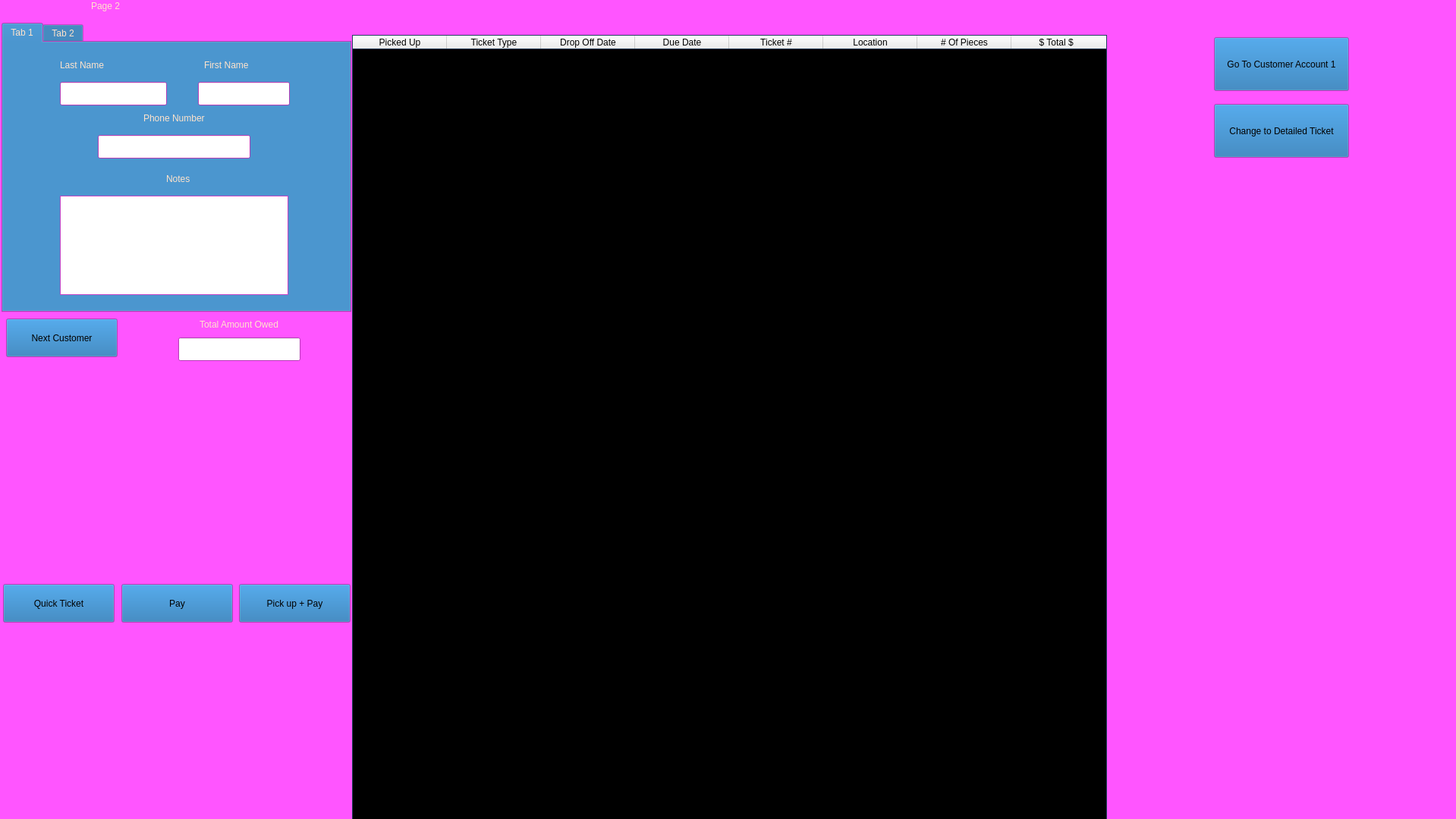
<?xml version="1.0" encoding="UTF-8"?>
<ui version="4.0">
 <class>CustomerAccount2</class>
 <widget class="QMainWindow" name="CustomerAccount2">
  <property name="geometry">
   <rect>
    <x>0</x>
    <y>0</y>
    <width>1919</width>
    <height>1080</height>
   </rect>
  </property>
  <property name="palette">
   <palette>
    <active>
     <colorrole role="WindowText">
      <brush brushstyle="SolidPattern">
       <color alpha="255">
        <red>255</red>
        <green>227</green>
        <blue>203</blue>
       </color>
      </brush>
     </colorrole>
     <colorrole role="Button">
      <brush brushstyle="SolidPattern">
       <color alpha="255">
        <red>26</red>
        <green>110</green>
        <blue>175</blue>
       </color>
      </brush>
     </colorrole>
     <colorrole role="Light">
      <brush brushstyle="SolidPattern">
       <color alpha="255">
        <red>136</red>
        <green>136</green>
        <blue>136</blue>
       </color>
      </brush>
     </colorrole>
     <colorrole role="Text">
      <brush brushstyle="SolidPattern">
       <color alpha="255">
        <red>255</red>
        <green>227</green>
        <blue>203</blue>
       </color>
      </brush>
     </colorrole>
     <colorrole role="ButtonText">
      <brush brushstyle="SolidPattern">
       <color alpha="255">
        <red>255</red>
        <green>227</green>
        <blue>203</blue>
       </color>
      </brush>
     </colorrole>
     <colorrole role="Base">
      <brush brushstyle="SolidPattern">
       <color alpha="255">
        <red>0</red>
        <green>0</green>
        <blue>0</blue>
       </color>
      </brush>
     </colorrole>
     <colorrole role="Window">
      <brush brushstyle="SolidPattern">
       <color alpha="255">
        <red>120</red>
        <green>131</green>
        <blue>170</blue>
       </color>
      </brush>
     </colorrole>
     <colorrole role="Shadow">
      <brush brushstyle="SolidPattern">
       <color alpha="255">
        <red>255</red>
        <green>227</green>
        <blue>203</blue>
       </color>
      </brush>
     </colorrole>
     <colorrole role="HighlightedText">
      <brush brushstyle="SolidPattern">
       <color alpha="255">
        <red>255</red>
        <green>227</green>
        <blue>203</blue>
       </color>
      </brush>
     </colorrole>
     <colorrole role="ToolTipBase">
      <brush brushstyle="SolidPattern">
       <color alpha="255">
        <red>255</red>
        <green>255</green>
        <blue>255</blue>
       </color>
      </brush>
     </colorrole>
     <colorrole role="ToolTipText">
      <brush brushstyle="SolidPattern">
       <color alpha="255">
        <red>255</red>
        <green>255</green>
        <blue>255</blue>
       </color>
      </brush>
     </colorrole>
     <colorrole role="PlaceholderText">
      <brush brushstyle="SolidPattern">
       <color alpha="128">
        <red>85</red>
        <green>0</green>
        <blue>255</blue>
       </color>
      </brush>
     </colorrole>
    </active>
    <inactive>
     <colorrole role="WindowText">
      <brush brushstyle="SolidPattern">
       <color alpha="255">
        <red>255</red>
        <green>227</green>
        <blue>203</blue>
       </color>
      </brush>
     </colorrole>
     <colorrole role="Button">
      <brush brushstyle="SolidPattern">
       <color alpha="255">
        <red>26</red>
        <green>110</green>
        <blue>175</blue>
       </color>
      </brush>
     </colorrole>
     <colorrole role="Window">
      <brush brushstyle="SolidPattern">
       <color alpha="255">
        <red>255</red>
        <green>85</green>
        <blue>255</blue>
       </color>
      </brush>
     </colorrole>
     <colorrole role="HighlightedText">
      <brush brushstyle="SolidPattern">
       <color alpha="255">
        <red>255</red>
        <green>227</green>
        <blue>203</blue>
       </color>
      </brush>
     </colorrole>
     <colorrole role="ToolTipBase">
      <brush brushstyle="SolidPattern">
       <color alpha="255">
        <red>255</red>
        <green>255</green>
        <blue>255</blue>
       </color>
      </brush>
     </colorrole>
    </inactive>
    <disabled>
     <colorrole role="Text">
      <brush brushstyle="SolidPattern">
       <color alpha="255">
        <red>255</red>
        <green>255</green>
        <blue>255</blue>
       </color>
      </brush>
     </colorrole>
     <colorrole role="ButtonText">
      <brush brushstyle="SolidPattern">
       <color alpha="255">
        <red>255</red>
        <green>255</green>
        <blue>255</blue>
       </color>
      </brush>
     </colorrole>
     <colorrole role="HighlightedText">
      <brush brushstyle="SolidPattern">
       <color alpha="255">
        <red>255</red>
        <green>227</green>
        <blue>203</blue>
       </color>
      </brush>
     </colorrole>
    </disabled>
   </palette>
  </property>
  <property name="windowTitle">
   <string>MainWindow</string>
  </property>
  <widget class="QWidget" name="centralwidget">
   <widget class="QStackedWidget" name="pageswidget">
    <property name="geometry">
     <rect>
      <x>0</x>
      <y>0</y>
      <width>1920</width>
      <height>1080</height>
     </rect>
    </property>
    <property name="currentIndex">
     <number>1</number>
    </property>
    <widget class="QWidget" name="page1">
     <widget class="QPushButton" name="puandpbutton">
      <property name="geometry">
       <rect>
        <x>315</x>
        <y>770</y>
        <width>147</width>
        <height>51</height>
       </rect>
      </property>
      <property name="text">
       <string>Pick up + Pay</string>
      </property>
     </widget>
     <widget class="QPushButton" name="paybutton">
      <property name="geometry">
       <rect>
        <x>160</x>
        <y>770</y>
        <width>147</width>
        <height>51</height>
       </rect>
      </property>
      <property name="text">
       <string>Pay</string>
      </property>
     </widget>
     <widget class="QPushButton" name="qtbutton">
      <property name="geometry">
       <rect>
        <x>4</x>
        <y>770</y>
        <width>147</width>
        <height>51</height>
       </rect>
      </property>
      <property name="text">
       <string>Quick Ticket</string>
      </property>
     </widget>
     <widget class="QTabWidget" name="tabWidget">
      <property name="geometry">
       <rect>
        <x>2</x>
        <y>30</y>
        <width>461</width>
        <height>382</height>
       </rect>
      </property>
      <property name="currentIndex">
       <number>0</number>
      </property>
      <widget class="QWidget" name="tab1">
       <attribute name="title">
        <string>Tab 1</string>
       </attribute>
       <widget class="QLabel" name="FirstName">
        <property name="geometry">
         <rect>
          <x>265</x>
          <y>22</y>
          <width>71</width>
          <height>16</height>
         </rect>
        </property>
        <property name="text">
         <string>First Name</string>
        </property>
       </widget>
       <widget class="QLabel" name="PhoneNumber">
        <property name="geometry">
         <rect>
          <x>185</x>
          <y>92</y>
          <width>81</width>
          <height>16</height>
         </rect>
        </property>
        <property name="text">
         <string>Phone Number</string>
        </property>
       </widget>
       <widget class="QLineEdit" name="LastNameInput">
        <property name="geometry">
         <rect>
          <x>75</x>
          <y>52</y>
          <width>141</width>
          <height>31</height>
         </rect>
        </property>
       </widget>
       <widget class="QPlainTextEdit" name="NotesInput">
        <property name="geometry">
         <rect>
          <x>75</x>
          <y>202</y>
          <width>301</width>
          <height>131</height>
         </rect>
        </property>
       </widget>
       <widget class="QLineEdit" name="PhoneNumberInput">
        <property name="geometry">
         <rect>
          <x>125</x>
          <y>122</y>
          <width>201</width>
          <height>31</height>
         </rect>
        </property>
       </widget>
       <widget class="QLabel" name="LastName">
        <property name="geometry">
         <rect>
          <x>75</x>
          <y>22</y>
          <width>61</width>
          <height>16</height>
         </rect>
        </property>
        <property name="text">
         <string>Last Name</string>
        </property>
       </widget>
       <widget class="QLineEdit" name="FirstNameInput">
        <property name="geometry">
         <rect>
          <x>257</x>
          <y>52</y>
          <width>121</width>
          <height>31</height>
         </rect>
        </property>
       </widget>
       <widget class="QLabel" name="Notes">
        <property name="geometry">
         <rect>
          <x>215</x>
          <y>172</y>
          <width>49</width>
          <height>16</height>
         </rect>
        </property>
        <property name="text">
         <string>Notes</string>
        </property>
       </widget>
       <widget class="QLabel" name="label_2">
        <property name="geometry">
         <rect>
          <x>49</x>
          <y>93</y>
          <width>70</width>
          <height>98</height>
         </rect>
        </property>
        <property name="text">
         <string/>
        </property>
        <property name="pixmap">
         <pixmap resource="../PyFiles2/resources/resources.qrc">:/images/hangerleft.png</pixmap>
        </property>
        <property name="scaledContents">
         <bool>true</bool>
        </property>
       </widget>
       <widget class="QLabel" name="label">
        <property name="geometry">
         <rect>
          <x>332</x>
          <y>92</y>
          <width>75</width>
          <height>100</height>
         </rect>
        </property>
        <property name="text">
         <string/>
        </property>
        <property name="pixmap">
         <pixmap resource="../PyFiles2/resources/resources.qrc">:/images/hangeronlyright.png</pixmap>
        </property>
        <property name="scaledContents">
         <bool>true</bool>
        </property>
       </widget>
      </widget>
      <widget class="QWidget" name="tab_2">
       <attribute name="title">
        <string>Tab 2</string>
       </attribute>
       <widget class="QLabel" name="Notes_3">
        <property name="geometry">
         <rect>
          <x>215</x>
          <y>172</y>
          <width>49</width>
          <height>16</height>
         </rect>
        </property>
        <property name="text">
         <string>Notes</string>
        </property>
       </widget>
       <widget class="QLabel" name="LastName_3">
        <property name="geometry">
         <rect>
          <x>75</x>
          <y>22</y>
          <width>61</width>
          <height>16</height>
         </rect>
        </property>
        <property name="text">
         <string>Last Name</string>
        </property>
       </widget>
       <widget class="QLabel" name="FirstName_3">
        <property name="geometry">
         <rect>
          <x>265</x>
          <y>22</y>
          <width>71</width>
          <height>16</height>
         </rect>
        </property>
        <property name="text">
         <string>First Name</string>
        </property>
       </widget>
       <widget class="QPlainTextEdit" name="NotesInput_3">
        <property name="geometry">
         <rect>
          <x>75</x>
          <y>202</y>
          <width>301</width>
          <height>131</height>
         </rect>
        </property>
       </widget>
       <widget class="QLabel" name="label_7">
        <property name="geometry">
         <rect>
          <x>49</x>
          <y>93</y>
          <width>70</width>
          <height>98</height>
         </rect>
        </property>
        <property name="text">
         <string/>
        </property>
        <property name="pixmap">
         <pixmap resource="../PyFiles2/resources/resources.qrc">:/images/hangerleft.png</pixmap>
        </property>
        <property name="scaledContents">
         <bool>true</bool>
        </property>
       </widget>
       <widget class="QLabel" name="label_9">
        <property name="geometry">
         <rect>
          <x>332</x>
          <y>92</y>
          <width>75</width>
          <height>100</height>
         </rect>
        </property>
        <property name="text">
         <string/>
        </property>
        <property name="pixmap">
         <pixmap resource="../PyFiles2/resources/resources.qrc">:/images/hangeronlyright.png</pixmap>
        </property>
        <property name="scaledContents">
         <bool>true</bool>
        </property>
       </widget>
       <widget class="QLineEdit" name="LastNameInput_3">
        <property name="geometry">
         <rect>
          <x>75</x>
          <y>52</y>
          <width>141</width>
          <height>31</height>
         </rect>
        </property>
       </widget>
       <widget class="QLineEdit" name="PhoneNumberInput_3">
        <property name="geometry">
         <rect>
          <x>125</x>
          <y>122</y>
          <width>201</width>
          <height>31</height>
         </rect>
        </property>
       </widget>
       <widget class="QLabel" name="PhoneNumber_3">
        <property name="geometry">
         <rect>
          <x>185</x>
          <y>92</y>
          <width>81</width>
          <height>16</height>
         </rect>
        </property>
        <property name="text">
         <string>Phone Number</string>
        </property>
       </widget>
       <widget class="QLineEdit" name="FirstNameInput_3">
        <property name="geometry">
         <rect>
          <x>257</x>
          <y>52</y>
          <width>121</width>
          <height>31</height>
         </rect>
        </property>
       </widget>
      </widget>
     </widget>
     <widget class="QLabel" name="label_17">
      <property name="geometry">
       <rect>
        <x>120</x>
        <y>0</y>
        <width>49</width>
        <height>16</height>
       </rect>
      </property>
      <property name="text">
       <string>Page 1</string>
      </property>
     </widget>
     <widget class="QPushButton" name="ncbutton">
      <property name="geometry">
       <rect>
        <x>8</x>
        <y>420</y>
        <width>147</width>
        <height>51</height>
       </rect>
      </property>
      <property name="text">
       <string>Next Customer</string>
      </property>
     </widget>
     <widget class="QPushButton" name="pushButton_16">
      <property name="geometry">
       <rect>
        <x>1600</x>
        <y>49</y>
        <width>178</width>
        <height>71</height>
       </rect>
      </property>
      <property name="text">
       <string>Go To Customer Account 2</string>
      </property>
     </widget>
     <widget class="QWidget" name="gridLayoutWidget_2">
      <property name="geometry">
       <rect>
        <x>5</x>
        <y>481</y>
        <width>456</width>
        <height>292</height>
       </rect>
      </property>
      <layout class="QGridLayout" name="tickettypebuttongrid"/>
     </widget>
     <widget class="QTableWidget" name="ctlist">
      <property name="geometry">
       <rect>
        <x>464</x>
        <y>46</y>
        <width>995</width>
        <height>1040</height>
       </rect>
      </property>
      <property name="sizePolicy">
       <sizepolicy hsizetype="Expanding" vsizetype="Expanding">
        <horstretch>0</horstretch>
        <verstretch>0</verstretch>
       </sizepolicy>
      </property>
      <property name="autoFillBackground">
       <bool>false</bool>
      </property>
      <property name="frameShape">
       <enum>QFrame::Shape::StyledPanel</enum>
      </property>
      <property name="frameShadow">
       <enum>QFrame::Shadow::Sunken</enum>
      </property>
      <property name="lineWidth">
       <number>0</number>
      </property>
      <property name="midLineWidth">
       <number>0</number>
      </property>
      <property name="selectionBehavior">
       <enum>QAbstractItemView::SelectionBehavior::SelectRows</enum>
      </property>
      <property name="iconSize">
       <size>
        <width>50</width>
        <height>50</height>
       </size>
      </property>
      <property name="showGrid">
       <bool>false</bool>
      </property>
      <property name="sortingEnabled">
       <bool>true</bool>
      </property>
      <attribute name="horizontalHeaderCascadingSectionResizes">
       <bool>false</bool>
      </attribute>
      <attribute name="horizontalHeaderDefaultSectionSize">
       <number>124</number>
      </attribute>
      <attribute name="horizontalHeaderShowSortIndicator" stdset="0">
       <bool>true</bool>
      </attribute>
      <attribute name="horizontalHeaderStretchLastSection">
       <bool>true</bool>
      </attribute>
      <column>
       <property name="text">
        <string>Picked Up</string>
       </property>
       <property name="icon">
        <iconset>
         <normalon>:/images/Logo2.jpg</normalon>
        </iconset>
       </property>
      </column>
      <column>
       <property name="text">
        <string>Ticket Type</string>
       </property>
      </column>
      <column>
       <property name="text">
        <string>Drop Off Date</string>
       </property>
      </column>
      <column>
       <property name="text">
        <string>Due Date</string>
       </property>
      </column>
      <column>
       <property name="text">
        <string>Ticket #</string>
       </property>
      </column>
      <column>
       <property name="text">
        <string>Location</string>
       </property>
      </column>
      <column>
       <property name="text">
        <string># Of Pieces</string>
       </property>
      </column>
      <column>
       <property name="text">
        <string>$ Total $  </string>
       </property>
       <property name="font">
        <font>
         <bold>false</bold>
        </font>
       </property>
      </column>
     </widget>
     <widget class="QPushButton" name="changetodetailedticket_2">
      <property name="geometry">
       <rect>
        <x>1600</x>
        <y>137</y>
        <width>178</width>
        <height>71</height>
       </rect>
      </property>
      <property name="text">
       <string>Change to Detailed Ticket</string>
      </property>
     </widget>
     <widget class="QLineEdit" name="totalowed">
      <property name="geometry">
       <rect>
        <x>235</x>
        <y>445</y>
        <width>161</width>
        <height>31</height>
       </rect>
      </property>
     </widget>
     <widget class="QLabel" name="totalowedlabel">
      <property name="geometry">
       <rect>
        <x>263</x>
        <y>420</y>
        <width>111</width>
        <height>16</height>
       </rect>
      </property>
      <property name="text">
       <string>Total Amount Owed</string>
      </property>
     </widget>
     <widget class="QLabel" name="label_3">
      <property name="geometry">
       <rect>
        <x>0</x>
        <y>822</y>
        <width>465</width>
        <height>287</height>
       </rect>
      </property>
      <property name="text">
       <string/>
      </property>
      <property name="pixmap">
       <pixmap resource="../PyFiles2/resources/resources.qrc">:/images/Logo2.jpg</pixmap>
      </property>
      <property name="scaledContents">
       <bool>true</bool>
      </property>
     </widget>
     <widget class="QLabel" name="label_4">
      <property name="geometry">
       <rect>
        <x>1456</x>
        <y>822</y>
        <width>465</width>
        <height>287</height>
       </rect>
      </property>
      <property name="text">
       <string/>
      </property>
      <property name="pixmap">
       <pixmap resource="../PyFiles2/resources/resources.qrc">:/images/Logo2.jpg</pixmap>
      </property>
      <property name="scaledContents">
       <bool>true</bool>
      </property>
     </widget>
     <zorder>puandpbutton</zorder>
     <zorder>paybutton</zorder>
     <zorder>qtbutton</zorder>
     <zorder>tabWidget</zorder>
     <zorder>label_17</zorder>
     <zorder>ncbutton</zorder>
     <zorder>pushButton_16</zorder>
     <zorder>gridLayoutWidget_2</zorder>
     <zorder>changetodetailedticket_2</zorder>
     <zorder>totalowed</zorder>
     <zorder>totalowedlabel</zorder>
     <zorder>label_3</zorder>
     <zorder>ctlist</zorder>
     <zorder>label_4</zorder>
    </widget>
    <widget class="QWidget" name="page_2">
     <widget class="QTabWidget" name="tabWidget_2">
      <property name="geometry">
       <rect>
        <x>2</x>
        <y>30</y>
        <width>461</width>
        <height>382</height>
       </rect>
      </property>
      <property name="currentIndex">
       <number>0</number>
      </property>
      <widget class="QWidget" name="tab_3">
       <attribute name="title">
        <string>Tab 1</string>
       </attribute>
       <widget class="QLabel" name="FirstName_2">
        <property name="geometry">
         <rect>
          <x>265</x>
          <y>22</y>
          <width>71</width>
          <height>16</height>
         </rect>
        </property>
        <property name="text">
         <string>First Name</string>
        </property>
       </widget>
       <widget class="QLabel" name="PhoneNumber_2">
        <property name="geometry">
         <rect>
          <x>185</x>
          <y>92</y>
          <width>81</width>
          <height>16</height>
         </rect>
        </property>
        <property name="text">
         <string>Phone Number</string>
        </property>
       </widget>
       <widget class="QLineEdit" name="LastNameInput_2">
        <property name="geometry">
         <rect>
          <x>75</x>
          <y>52</y>
          <width>141</width>
          <height>31</height>
         </rect>
        </property>
       </widget>
       <widget class="QPlainTextEdit" name="NotesInput_2">
        <property name="geometry">
         <rect>
          <x>75</x>
          <y>202</y>
          <width>301</width>
          <height>131</height>
         </rect>
        </property>
       </widget>
       <widget class="QLineEdit" name="PhoneNumberInput_2">
        <property name="geometry">
         <rect>
          <x>125</x>
          <y>122</y>
          <width>201</width>
          <height>31</height>
         </rect>
        </property>
       </widget>
       <widget class="QLabel" name="LastName_2">
        <property name="geometry">
         <rect>
          <x>75</x>
          <y>22</y>
          <width>61</width>
          <height>16</height>
         </rect>
        </property>
        <property name="text">
         <string>Last Name</string>
        </property>
       </widget>
       <widget class="QLineEdit" name="FirstNameInput_2">
        <property name="geometry">
         <rect>
          <x>257</x>
          <y>52</y>
          <width>121</width>
          <height>31</height>
         </rect>
        </property>
       </widget>
       <widget class="QLabel" name="Notes_2">
        <property name="geometry">
         <rect>
          <x>215</x>
          <y>172</y>
          <width>49</width>
          <height>16</height>
         </rect>
        </property>
        <property name="text">
         <string>Notes</string>
        </property>
       </widget>
       <widget class="QLabel" name="label_8">
        <property name="geometry">
         <rect>
          <x>332</x>
          <y>92</y>
          <width>75</width>
          <height>100</height>
         </rect>
        </property>
        <property name="text">
         <string/>
        </property>
        <property name="pixmap">
         <pixmap resource="../PyFiles2/resources/resources.qrc">:/images/hangeronlyright.png</pixmap>
        </property>
        <property name="scaledContents">
         <bool>true</bool>
        </property>
       </widget>
       <widget class="QLabel" name="label_10">
        <property name="geometry">
         <rect>
          <x>49</x>
          <y>93</y>
          <width>70</width>
          <height>98</height>
         </rect>
        </property>
        <property name="text">
         <string/>
        </property>
        <property name="pixmap">
         <pixmap resource="../PyFiles2/resources/resources.qrc">:/images/hangerleft.png</pixmap>
        </property>
        <property name="scaledContents">
         <bool>true</bool>
        </property>
       </widget>
      </widget>
      <widget class="QWidget" name="tab_4">
       <attribute name="title">
        <string>Tab 2</string>
       </attribute>
       <widget class="QLineEdit" name="lineEdit_16">
        <property name="geometry">
         <rect>
          <x>48</x>
          <y>785</y>
          <width>141</width>
          <height>31</height>
         </rect>
        </property>
       </widget>
       <widget class="QLineEdit" name="lineEdit_17">
        <property name="geometry">
         <rect>
          <x>98</x>
          <y>855</y>
          <width>201</width>
          <height>31</height>
         </rect>
        </property>
       </widget>
       <widget class="QLabel" name="label_16">
        <property name="geometry">
         <rect>
          <x>238</x>
          <y>755</y>
          <width>71</width>
          <height>16</height>
         </rect>
        </property>
        <property name="text">
         <string>First Name</string>
        </property>
       </widget>
       <widget class="QLineEdit" name="lineEdit_18">
        <property name="geometry">
         <rect>
          <x>230</x>
          <y>785</y>
          <width>121</width>
          <height>31</height>
         </rect>
        </property>
       </widget>
      </widget>
     </widget>
     <widget class="QPushButton" name="puandpbutton_2">
      <property name="geometry">
       <rect>
        <x>315</x>
        <y>770</y>
        <width>147</width>
        <height>51</height>
       </rect>
      </property>
      <property name="text">
       <string>Pick up + Pay</string>
      </property>
     </widget>
     <widget class="QPushButton" name="qtbutton_2">
      <property name="geometry">
       <rect>
        <x>4</x>
        <y>770</y>
        <width>147</width>
        <height>51</height>
       </rect>
      </property>
      <property name="text">
       <string>Quick Ticket</string>
      </property>
     </widget>
     <widget class="QPushButton" name="paybutton_2">
      <property name="geometry">
       <rect>
        <x>160</x>
        <y>770</y>
        <width>147</width>
        <height>51</height>
       </rect>
      </property>
      <property name="text">
       <string>Pay</string>
      </property>
     </widget>
     <widget class="QLabel" name="label_18">
      <property name="geometry">
       <rect>
        <x>120</x>
        <y>0</y>
        <width>49</width>
        <height>16</height>
       </rect>
      </property>
      <property name="text">
       <string>Page 2</string>
      </property>
     </widget>
     <widget class="QPushButton" name="ncbutton_2">
      <property name="geometry">
       <rect>
        <x>8</x>
        <y>420</y>
        <width>147</width>
        <height>51</height>
       </rect>
      </property>
      <property name="text">
       <string>Next Customer</string>
      </property>
     </widget>
     <widget class="QPushButton" name="pushButton_3">
      <property name="geometry">
       <rect>
        <x>1600</x>
        <y>49</y>
        <width>178</width>
        <height>71</height>
       </rect>
      </property>
      <property name="text">
       <string>Go To Customer Account 1</string>
      </property>
     </widget>
     <widget class="QWidget" name="gridLayoutWidget">
      <property name="geometry">
       <rect>
        <x>5</x>
        <y>481</y>
        <width>456</width>
        <height>292</height>
       </rect>
      </property>
      <layout class="QGridLayout" name="tickettypebuttongrid_2" rowminimumheight="0" columnminimumwidth="0">
       <property name="sizeConstraint">
        <enum>QLayout::SizeConstraint::SetMinimumSize</enum>
       </property>
       <property name="leftMargin">
        <number>1</number>
       </property>
       <property name="topMargin">
        <number>1</number>
       </property>
       <property name="rightMargin">
        <number>1</number>
       </property>
       <property name="bottomMargin">
        <number>1</number>
       </property>
      </layout>
     </widget>
     <widget class="QTableWidget" name="ctlist_2">
      <property name="geometry">
       <rect>
        <x>464</x>
        <y>46</y>
        <width>995</width>
        <height>1040</height>
       </rect>
      </property>
      <property name="sizePolicy">
       <sizepolicy hsizetype="Preferred" vsizetype="Preferred">
        <horstretch>0</horstretch>
        <verstretch>0</verstretch>
       </sizepolicy>
      </property>
      <property name="palette">
       <palette>
        <active>
         <colorrole role="WindowText">
          <brush brushstyle="SolidPattern">
           <color alpha="255">
            <red>255</red>
            <green>255</green>
            <blue>255</blue>
           </color>
          </brush>
         </colorrole>
         <colorrole role="Dark">
          <brush brushstyle="SolidPattern">
           <color alpha="255">
            <red>0</red>
            <green>0</green>
            <blue>0</blue>
           </color>
          </brush>
         </colorrole>
         <colorrole role="Text">
          <brush brushstyle="SolidPattern">
           <color alpha="255">
            <red>255</red>
            <green>255</green>
            <blue>255</blue>
           </color>
          </brush>
         </colorrole>
         <colorrole role="ButtonText">
          <brush brushstyle="SolidPattern">
           <color alpha="255">
            <red>255</red>
            <green>255</green>
            <blue>255</blue>
           </color>
          </brush>
         </colorrole>
         <colorrole role="Base">
          <brush brushstyle="SolidPattern">
           <color alpha="255">
            <red>0</red>
            <green>0</green>
            <blue>0</blue>
           </color>
          </brush>
         </colorrole>
        </active>
        <inactive>
         <colorrole role="WindowText">
          <brush brushstyle="SolidPattern">
           <color alpha="255">
            <red>255</red>
            <green>255</green>
            <blue>255</blue>
           </color>
          </brush>
         </colorrole>
         <colorrole role="Base">
          <brush brushstyle="SolidPattern">
           <color alpha="255">
            <red>0</red>
            <green>0</green>
            <blue>0</blue>
           </color>
          </brush>
         </colorrole>
         <colorrole role="Window">
          <brush brushstyle="SolidPattern">
           <color alpha="255">
            <red>40</red>
            <green>81</green>
            <blue>121</blue>
           </color>
          </brush>
         </colorrole>
         <colorrole role="Accent">
          <brush brushstyle="SolidPattern">
           <color alpha="255">
            <red>255</red>
            <green>0</green>
            <blue>0</blue>
           </color>
          </brush>
         </colorrole>
        </inactive>
        <disabled>
         <colorrole role="WindowText">
          <brush brushstyle="SolidPattern">
           <color alpha="255">
            <red>255</red>
            <green>255</green>
            <blue>255</blue>
           </color>
          </brush>
         </colorrole>
         <colorrole role="Button">
          <brush brushstyle="SolidPattern">
           <color alpha="255">
            <red>59</red>
            <green>118</green>
            <blue>177</blue>
           </color>
          </brush>
         </colorrole>
         <colorrole role="Base">
          <brush brushstyle="SolidPattern">
           <color alpha="255">
            <red>0</red>
            <green>0</green>
            <blue>0</blue>
           </color>
          </brush>
         </colorrole>
         <colorrole role="AlternateBase">
          <brush brushstyle="SolidPattern">
           <color alpha="255">
            <red>22</red>
            <green>44</green>
            <blue>66</blue>
           </color>
          </brush>
         </colorrole>
         <colorrole role="Accent">
          <brush brushstyle="SolidPattern">
           <color alpha="255">
            <red>255</red>
            <green>0</green>
            <blue>0</blue>
           </color>
          </brush>
         </colorrole>
        </disabled>
       </palette>
      </property>
      <property name="sizeAdjustPolicy">
       <enum>QAbstractScrollArea::SizeAdjustPolicy::AdjustIgnored</enum>
      </property>
      <property name="editTriggers">
       <set>QAbstractItemView::EditTrigger::NoEditTriggers</set>
      </property>
      <property name="showDropIndicator" stdset="0">
       <bool>false</bool>
      </property>
      <property name="dragDropOverwriteMode">
       <bool>false</bool>
      </property>
      <property name="selectionBehavior">
       <enum>QAbstractItemView::SelectionBehavior::SelectRows</enum>
      </property>
      <property name="sortingEnabled">
       <bool>true</bool>
      </property>
      <property name="wordWrap">
       <bool>false</bool>
      </property>
      <property name="cornerButtonEnabled">
       <bool>false</bool>
      </property>
      <attribute name="horizontalHeaderVisible">
       <bool>true</bool>
      </attribute>
      <attribute name="horizontalHeaderDefaultSectionSize">
       <number>124</number>
      </attribute>
      <attribute name="horizontalHeaderStretchLastSection">
       <bool>true</bool>
      </attribute>
      <attribute name="verticalHeaderVisible">
       <bool>false</bool>
      </attribute>
      <column>
       <property name="text">
        <string>Picked Up</string>
       </property>
       <property name="icon">
        <iconset resource="../PyFiles2/resources/resources.qrc">
         <normaloff>:/images/Logo2.jpg</normaloff>:/images/Logo2.jpg</iconset>
       </property>
      </column>
      <column>
       <property name="text">
        <string>Ticket Type</string>
       </property>
      </column>
      <column>
       <property name="text">
        <string>Drop Off Date</string>
       </property>
      </column>
      <column>
       <property name="text">
        <string>Due Date</string>
       </property>
      </column>
      <column>
       <property name="text">
        <string>Ticket #</string>
       </property>
      </column>
      <column>
       <property name="text">
        <string>Location</string>
       </property>
      </column>
      <column>
       <property name="text">
        <string># Of Pieces</string>
       </property>
      </column>
      <column>
       <property name="text">
        <string>$ Total $  </string>
       </property>
      </column>
     </widget>
     <widget class="QPushButton" name="changetodetailedticket">
      <property name="geometry">
       <rect>
        <x>1600</x>
        <y>137</y>
        <width>178</width>
        <height>71</height>
       </rect>
      </property>
      <property name="text">
       <string>Change to Detailed Ticket</string>
      </property>
     </widget>
     <widget class="QLabel" name="totalowedlabel_2">
      <property name="geometry">
       <rect>
        <x>263</x>
        <y>420</y>
        <width>111</width>
        <height>16</height>
       </rect>
      </property>
      <property name="text">
       <string>Total Amount Owed</string>
      </property>
     </widget>
     <widget class="QLineEdit" name="totalowed_2">
      <property name="geometry">
       <rect>
        <x>235</x>
        <y>445</y>
        <width>161</width>
        <height>31</height>
       </rect>
      </property>
     </widget>
     <widget class="QLabel" name="label_5">
      <property name="geometry">
       <rect>
        <x>1456</x>
        <y>822</y>
        <width>465</width>
        <height>287</height>
       </rect>
      </property>
      <property name="text">
       <string/>
      </property>
      <property name="pixmap">
       <pixmap resource="../PyFiles2/resources/resources.qrc">:/images/Logo2.jpg</pixmap>
      </property>
      <property name="scaledContents">
       <bool>true</bool>
      </property>
     </widget>
     <widget class="QLabel" name="label_6">
      <property name="geometry">
       <rect>
        <x>0</x>
        <y>822</y>
        <width>465</width>
        <height>287</height>
       </rect>
      </property>
      <property name="text">
       <string/>
      </property>
      <property name="pixmap">
       <pixmap resource="../PyFiles2/resources/resources.qrc">:/images/Logo2.jpg</pixmap>
      </property>
      <property name="scaledContents">
       <bool>true</bool>
      </property>
     </widget>
    </widget>
   </widget>
  </widget>
 </widget>
 <tabstops>
  <tabstop>LastNameInput</tabstop>
  <tabstop>FirstNameInput</tabstop>
  <tabstop>PhoneNumberInput</tabstop>
  <tabstop>NotesInput</tabstop>
  <tabstop>ncbutton</tabstop>
  <tabstop>qtbutton</tabstop>
  <tabstop>paybutton</tabstop>
  <tabstop>puandpbutton</tabstop>
  <tabstop>pushButton_16</tabstop>
  <tabstop>tabWidget</tabstop>
  <tabstop>LastNameInput_2</tabstop>
  <tabstop>FirstNameInput_2</tabstop>
  <tabstop>PhoneNumberInput_2</tabstop>
  <tabstop>NotesInput_2</tabstop>
  <tabstop>ncbutton_2</tabstop>
  <tabstop>qtbutton_2</tabstop>
  <tabstop>paybutton_2</tabstop>
  <tabstop>puandpbutton_2</tabstop>
  <tabstop>pushButton_3</tabstop>
  <tabstop>lineEdit_18</tabstop>
  <tabstop>lineEdit_16</tabstop>
  <tabstop>lineEdit_17</tabstop>
  <tabstop>tabWidget_2</tabstop>
 </tabstops>
 <resources>
  <include location="../PyFiles2/resources/resources.qrc"/>
 </resources>
 <connections/>
</ui>
